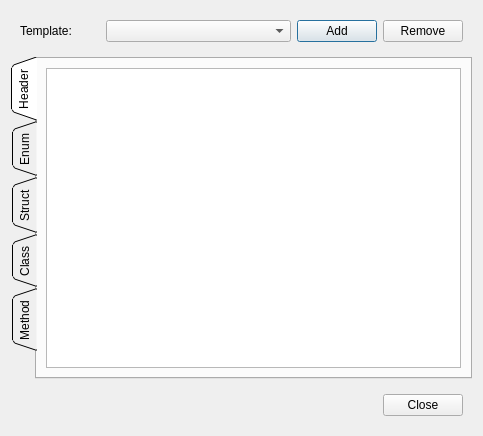
<?xml version="1.0" encoding="UTF-8"?>
<ui version="4.0">
 <class>DlgTemplates</class>
 <widget class="QDialog" name="DlgTemplates">
  <property name="geometry">
   <rect>
    <x>0</x>
    <y>0</y>
    <width>483</width>
    <height>436</height>
   </rect>
  </property>
  <property name="windowTitle">
   <string>Dialog</string>
  </property>
  <layout class="QVBoxLayout" name="verticalLayout">
   <item>
    <widget class="QWidget" name="widget" native="true">
     <layout class="QHBoxLayout" name="horizontalLayout">
      <item>
       <widget class="QLabel" name="label">
        <property name="maximumSize">
         <size>
          <width>80</width>
          <height>16777215</height>
         </size>
        </property>
        <property name="text">
         <string>Template:</string>
        </property>
       </widget>
      </item>
      <item>
       <widget class="QComboBox" name="comboBox"/>
      </item>
      <item>
       <widget class="QPushButton" name="cmdAdd">
        <property name="maximumSize">
         <size>
          <width>80</width>
          <height>16777215</height>
         </size>
        </property>
        <property name="text">
         <string>Add</string>
        </property>
       </widget>
      </item>
      <item>
       <widget class="QPushButton" name="cmdRemove">
        <property name="maximumSize">
         <size>
          <width>80</width>
          <height>16777215</height>
         </size>
        </property>
        <property name="text">
         <string>Remove</string>
        </property>
       </widget>
      </item>
     </layout>
    </widget>
   </item>
   <item>
    <widget class="QTabWidget" name="tabWidget">
     <property name="tabPosition">
      <enum>QTabWidget::West</enum>
     </property>
     <property name="tabShape">
      <enum>QTabWidget::Triangular</enum>
     </property>
     <property name="currentIndex">
      <number>0</number>
     </property>
     <widget class="QWidget" name="tabHeader">
      <attribute name="title">
       <string>Header</string>
      </attribute>
      <layout class="QHBoxLayout" name="horizontalLayout_3">
       <item>
        <widget class="QTextEdit" name="txtHeader"/>
       </item>
      </layout>
     </widget>
     <widget class="QWidget" name="tabEnum">
      <attribute name="title">
       <string>Enum</string>
      </attribute>
      <layout class="QHBoxLayout" name="horizontalLayout_4">
       <item>
        <widget class="QTextEdit" name="txtEnum"/>
       </item>
      </layout>
     </widget>
     <widget class="QWidget" name="tabStruct">
      <attribute name="title">
       <string>Struct</string>
      </attribute>
      <layout class="QHBoxLayout" name="horizontalLayout_5">
       <item>
        <widget class="QTextEdit" name="txtStruct"/>
       </item>
      </layout>
     </widget>
     <widget class="QWidget" name="tabClass">
      <attribute name="title">
       <string>Class</string>
      </attribute>
      <layout class="QHBoxLayout" name="horizontalLayout_6">
       <item>
        <widget class="QTextEdit" name="txtClass"/>
       </item>
      </layout>
     </widget>
     <widget class="QWidget" name="tabMethod">
      <attribute name="title">
       <string>Method</string>
      </attribute>
      <layout class="QHBoxLayout" name="horizontalLayout_7">
       <item>
        <widget class="QTextEdit" name="txtMethod"/>
       </item>
      </layout>
     </widget>
    </widget>
   </item>
   <item>
    <widget class="QWidget" name="widget_2" native="true">
     <layout class="QHBoxLayout" name="horizontalLayout_2">
      <item>
       <spacer name="horizontalSpacer">
        <property name="orientation">
         <enum>Qt::Horizontal</enum>
        </property>
        <property name="sizeHint" stdset="0">
         <size>
          <width>40</width>
          <height>20</height>
         </size>
        </property>
       </spacer>
      </item>
      <item>
       <widget class="QPushButton" name="cmdClose">
        <property name="text">
         <string>Close</string>
        </property>
       </widget>
      </item>
     </layout>
    </widget>
   </item>
  </layout>
 </widget>
 <resources/>
 <connections>
  <connection>
   <sender>cmdClose</sender>
   <signal>clicked()</signal>
   <receiver>DlgTemplates</receiver>
   <slot>close()</slot>
   <hints>
    <hint type="sourcelabel">
     <x>410</x>
     <y>407</y>
    </hint>
    <hint type="destinationlabel">
     <x>481</x>
     <y>409</y>
    </hint>
   </hints>
  </connection>
 </connections>
</ui>
